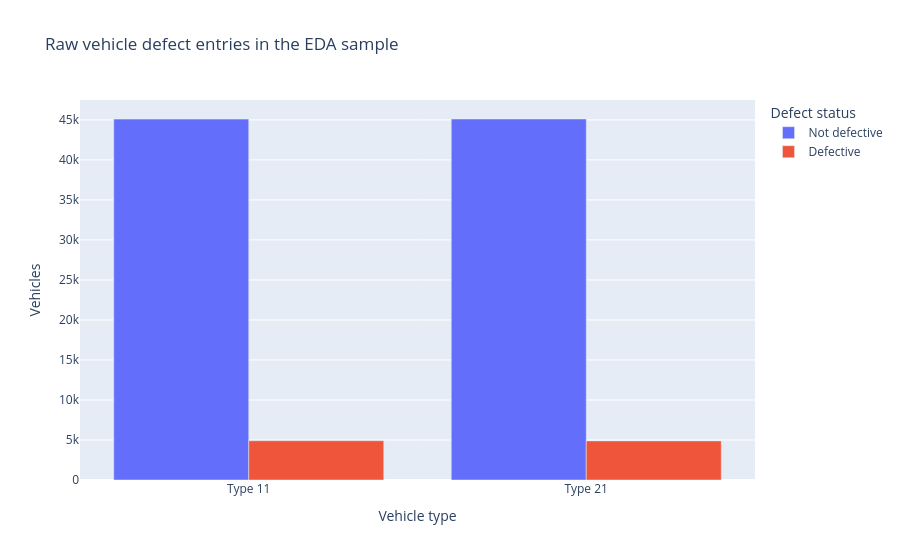
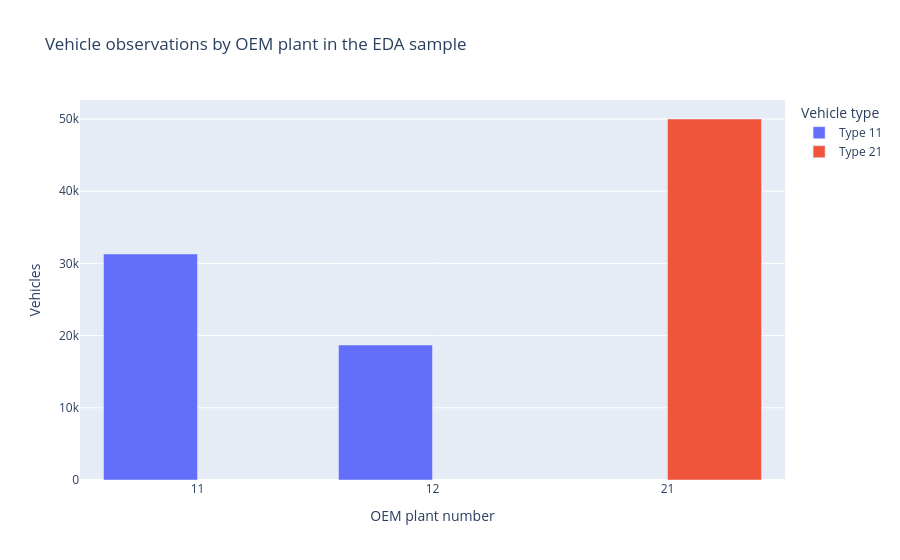

Notebook code cell kept with these figures, in order:
### Markdown cell above
## 5.5 Initial Visualisations

Two bar charts give enough orientation before cleaning:

1. the raw number of defective, non-defective, and missing or other defect entries by vehicle type, and
2. the number of vehicle observations by OEM plant.

A production-year plot is deliberately postponed. The two vehicle types use different raw date formats, so a time comparison is only possible after the dates have been standardised in Section 6.

### Code cell
defect_plot_rows = []
plant_plot_rows = []

for vehicle_type, data in vehicle_eda_data.items():
    defect_values = data["Fehlerhaft"].astype("string").str.strip()
    defect_labels = defect_values.map(
        {
            "0": "Not defective",
            "1": "Defective",
        }
    ).fillna("Missing or other")

    for defect_status, count in defect_labels.value_counts().items():
        defect_plot_rows.append(
            {
                "Vehicle type": vehicle_type,
                "Defect status": defect_status,
                "Vehicles": int(count),
            }
        )

    for plant_number, count in data["Werksnummer"].value_counts().items():
        plant_plot_rows.append(
            {
                "Vehicle type": vehicle_type,
                "OEM plant number": plant_number,
                "Vehicles": int(count),
            }
        )

defect_plot_data = pd.DataFrame(defect_plot_rows)
fig = px.bar(
    defect_plot_data,
    x="Vehicle type",
    y="Vehicles",
    color="Defect status",
    barmode="group",
    title="Raw vehicle defect entries in the EDA sample",
)
fig.show()

plant_plot_data = pd.DataFrame(plant_plot_rows)
fig = px.bar(
    plant_plot_data,
    x="OEM plant number",
    y="Vehicles",
    color="Vehicle type",
    barmode="group",
    title="Vehicle observations by OEM plant in the EDA sample",
)
fig.show()

### Figure 1 — Plotly figure (JSON) as saved in the notebook; plotly's stock layout.template omitted (floating-point values rounded to 4 significant figures)
{"data": [{"alignmentgroup": "True", "hovertemplate": "Defect status=Not defective<br>Vehicle type=%{x}<br>Vehicles=%{y}<extra></extra>", "legendgroup": "Not defective", "marker": {"color": "#636efa", "pattern": {"shape": ""}}, "name": "Not defective", "offsetgroup": "Not defective", "orientation": "v", "showlegend": true, "textposition": "auto", "type": "bar", "x": ["Type 11", "Type 21"], "xaxis": "x", "y": [45097, 45111], "yaxis": "y"}, {"alignmentgroup": "True", "hovertemplate": "Defect status=Defective<br>Vehicle type=%{x}<br>Vehicles=%{y}<extra></extra>", "legendgroup": "Defective", "marker": {"color": "#EF553B", "pattern": {"shape": ""}}, "name": "Defective", "offsetgroup": "Defective", "orientation": "v", "showlegend": true, "textposition": "auto", "type": "bar", "x": ["Type 11", "Type 21"], "xaxis": "x", "y": [4903, 4889], "yaxis": "y"}], "layout": {"barmode": "group", "legend": {"title": {"text": "Defect status"}, "tracegroupgap": 0}, "title": {"text": "Raw vehicle defect entries in the EDA sample"}, "xaxis": {"anchor": "y", "domain": [0, 1], "title": {"text": "Vehicle type"}}, "yaxis": {"anchor": "x", "domain": [0, 1], "title": {"text": "Vehicles"}}}}

### Figure 2 — Plotly figure (JSON) as saved in the notebook; plotly's stock layout.template omitted (floating-point values rounded to 4 significant figures)
{"data": [{"alignmentgroup": "True", "hovertemplate": "Vehicle type=Type 11<br>OEM plant number=%{x}<br>Vehicles=%{y}<extra></extra>", "legendgroup": "Type 11", "marker": {"color": "#636efa", "pattern": {"shape": ""}}, "name": "Type 11", "offsetgroup": "Type 11", "orientation": "v", "showlegend": true, "textposition": "auto", "type": "bar", "x": ["11", "12"], "xaxis": "x", "y": [31306, 18694], "yaxis": "y"}, {"alignmentgroup": "True", "hovertemplate": "Vehicle type=Type 21<br>OEM plant number=%{x}<br>Vehicles=%{y}<extra></extra>", "legendgroup": "Type 21", "marker": {"color": "#EF553B", "pattern": {"shape": ""}}, "name": "Type 21", "offsetgroup": "Type 21", "orientation": "v", "showlegend": true, "textposition": "auto", "type": "bar", "x": ["21"], "xaxis": "x", "y": [50000], "yaxis": "y"}], "layout": {"barmode": "group", "legend": {"title": {"text": "Vehicle type"}, "tracegroupgap": 0}, "title": {"text": "Vehicle observations by OEM plant in the EDA sample"}, "xaxis": {"anchor": "y", "domain": [0, 1], "title": {"text": "OEM plant number"}}, "yaxis": {"anchor": "x", "domain": [0, 1], "title": {"text": "Vehicles"}}}}
